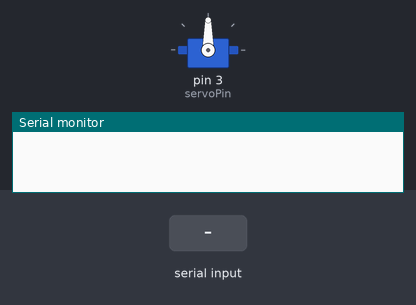
A sketch run on a simulated Arduino Uno, built with avr-gcc and run on an emulated ATmega328P. Shown: servo, the last lines printed to the serial monitor. Inputs (shaded band) come from the test bench.

Above: at 1.2 s.
1.3 s: "go\n" received over Serial
At 2.7 s:
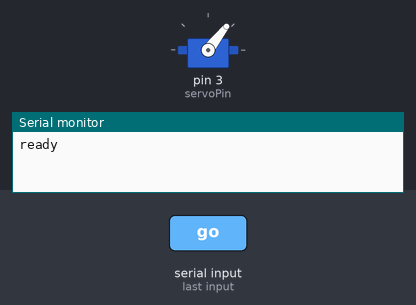
3.0 s: "t,1\n" received over Serial
At 5.0 s:
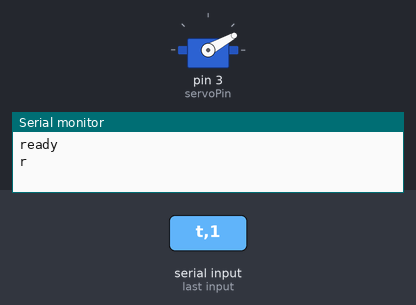
6.0 s: "t,150\n" received over Serial
At 9.4 s:
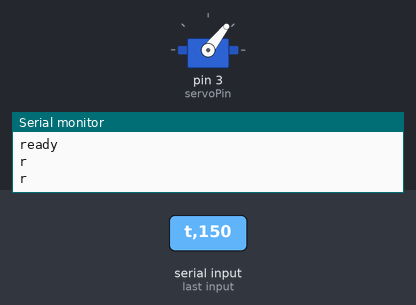
Timing chart, 0 to 10.9 s (numbered marks = the images above; inputs shaded):
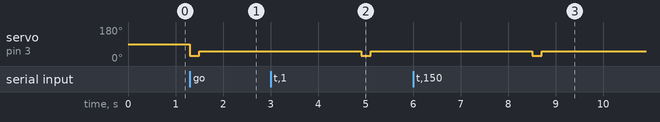

Measured:
- after the input at 1.3 s, servo on pin 3 (servoPin): 90° → 29° at once, → 52° 0.20 s later
- after the input at 3.0 s, servo on pin 3 (servoPin): 52° → 29° after 1.9 s, → 52° 0.20 s later
- after the input at 6.0 s, servo on pin 3 (servoPin): 52° → 29° after 2.5 s, → 52° 0.20 s later

The sketch:

Drawing_Machine.ino
```cpp
#include <Servo.h>
Servo penHeight;
int servoPin = 3; //attach the servo to pin 3
int xPlus = 4;
int xMinus = 5;
int yPlus = 6;
int line = 0;
bool go = false;

void setup() {
   // start serial port at 9600 bps:
   Serial.begin(9600);
   penHeight.attach(servoPin);
   pinMode(xPlus, OUTPUT);
   pinMode(xMinus, OUTPUT);
   pinMode(yPlus, OUTPUT);
   //Serial.println("ready");
}

void loop() {
  int mappedValue = 0;
  int penHeightOff = 52;
  int penHeightLight = 29;
  int penHeightDark = 19;
  bool movingRight = true;
  bool carriageReturn = false;

  //int analogValue = analogRead(A0);
  //int mappedValue = map(analogValue, 0, 1023, 0, 180);
  //Serial.println(mappedValue);

  //Serial.println("ready");

  if(Serial.available()) {
    String fromSerial = Serial.readStringUntil('\n');

    if (fromSerial == "go") {
      go = true;
      Serial.println("ready");
    }

    if (go == true){
      int firstValueEnd = fromSerial.indexOf(',');                    // find the first comma and tell me how deep into the string it is
      String firstValueString = fromSerial.substring(0,firstValueEnd);// give me a new string that includes everything till the first comma
      int darkness= firstValueString.toInt();                       // give me the int interpretation of that string

      int secondValueEnd = fromSerial.indexOf(',',firstValueEnd+1);                     // search for the second comma, start searching after the first one
      String secondValueString = fromSerial.substring(firstValueEnd+1,secondValueEnd);   //give me a new string with everything beween first and second comma
      if(secondValueString == "t"){
        movingRight = true;
      } else {
        movingRight = false;
      }

      int thirdValueEnd = fromSerial.indexOf(',',secondValueEnd+1);
      String thirdValueString = fromSerial.substring(secondValueEnd+1,thirdValueEnd);

      if(thirdValueString == "t"){
        carriageReturn = true;
      } else {
        carriageReturn = false;
      }


      if(carriageReturn == true) {
        digitalWrite(yPlus, HIGH);
        delay(200);
        digitalWrite(yPlus, LOW);
        delay(200);
        digitalWrite(yPlus, HIGH);
        delay(200);
        digitalWrite(yPlus, LOW);
        delay(200);
        digitalWrite(yPlus, HIGH);
        delay(200);
        digitalWrite(yPlus, LOW);
        delay(200);
        carriageReturn = false;
      }

      mappedValue = map(darkness, 0, 255, penHeightLight, penHeightDark);
      penHeight.write(mappedValue);
      delay(200);
      penHeight.write(penHeightOff);
      delay(1000);

      if(movingRight == true) {
        digitalWrite(xPlus, HIGH);
        delay(200);
        digitalWrite(xPlus, LOW);
        delay(200);
        digitalWrite(xPlus, HIGH);
        delay(200);
        digitalWrite(xPlus, LOW);
        delay(200);
        digitalWrite(xPlus, HIGH);
        delay(200);
        digitalWrite(xPlus, LOW);
        delay(200);
       }

      if(movingRight == false) {
        digitalWrite(xMinus, HIGH);
        delay(200);
        digitalWrite(xMinus, LOW);
        delay(200);
        digitalWrite(xMinus, HIGH);
        delay(200);
        digitalWrite(xMinus, LOW);
        delay(200);
        digitalWrite(xMinus, HIGH);
        delay(200);
        digitalWrite(xMinus, LOW);
        delay(200);
      }

      Serial.println("r");

    }
  }
}
```
